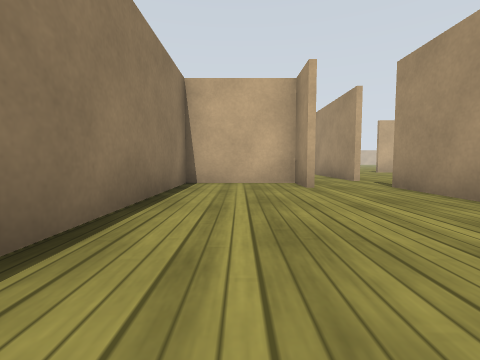
[1] (above)

18 first-person views from a walk through a world built for the Gazebo simulator. The camera is 0.5 m above the floor, tilts 4° down and sees 85° across. The lines on the ground mark 1 m squares. The floor is counted in squares, 1 m on a side. Each view is taken from the middle of a square. On the plan, view 1 faces up. The plan holds only what a view shows up to about 9 squares ahead; the rest is blank. The place goes on beyond the plan. Gazebo's built-in surfaces are drawn with simple patterns. Simple shapes stand in for some stock models.

[2]
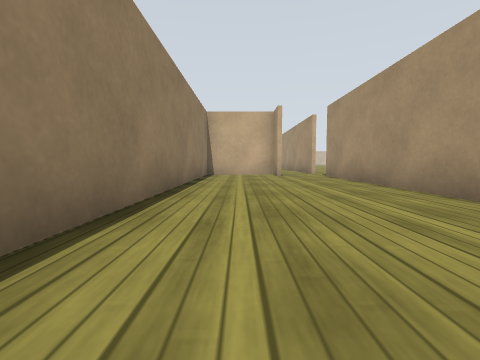

[3]
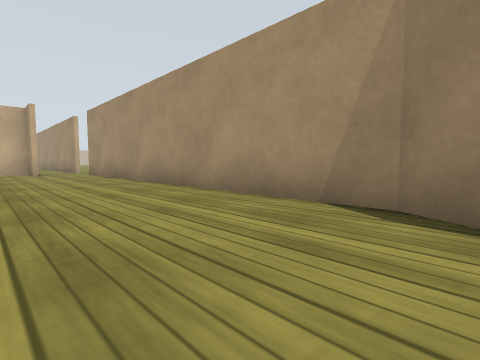

[4]
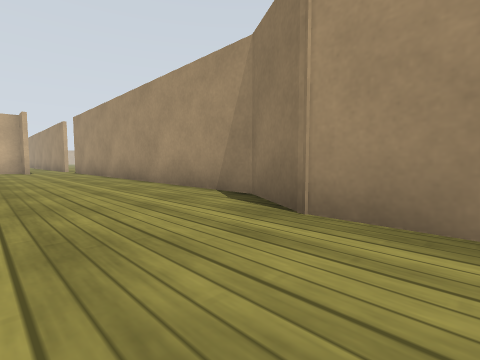

[5]
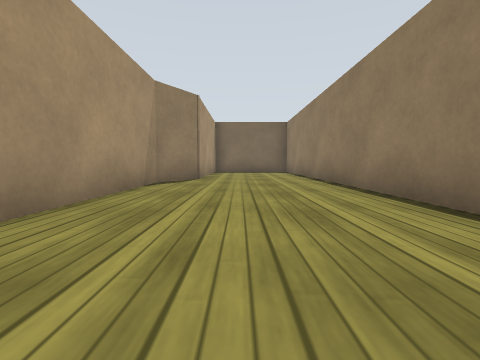

[6]
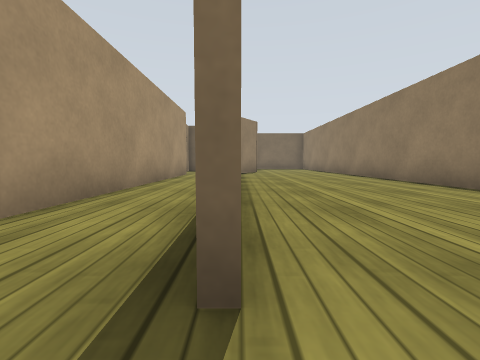

[7]
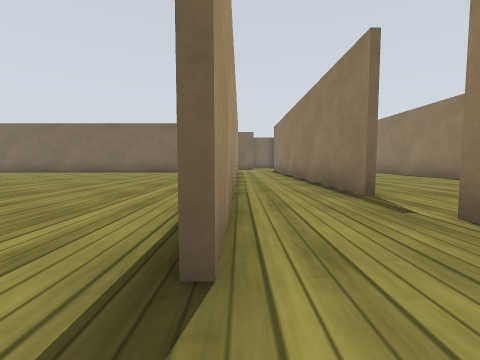

[8]
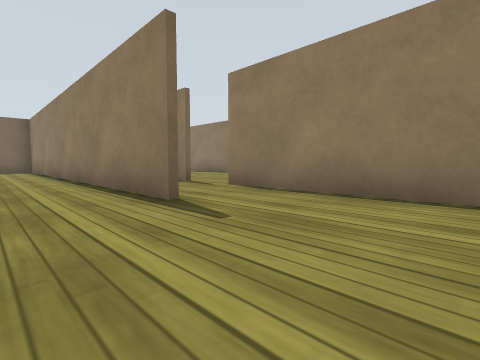

[9]
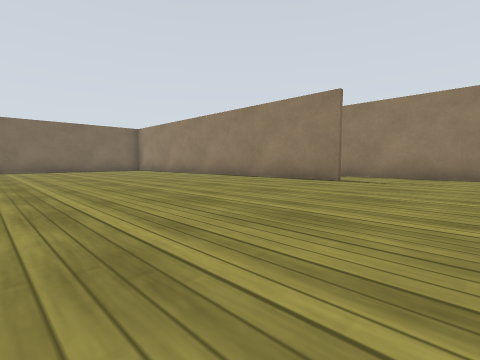

[10]
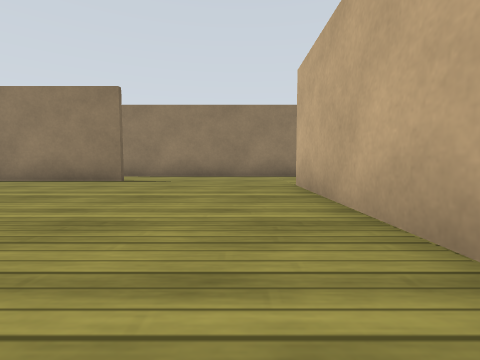

[11]
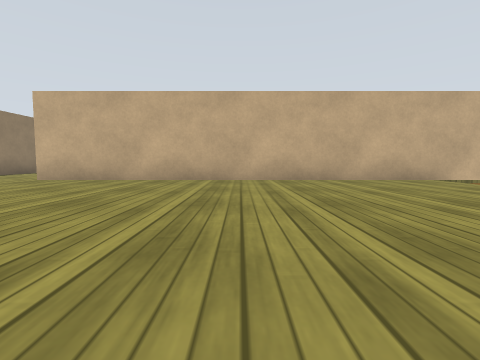

[12]
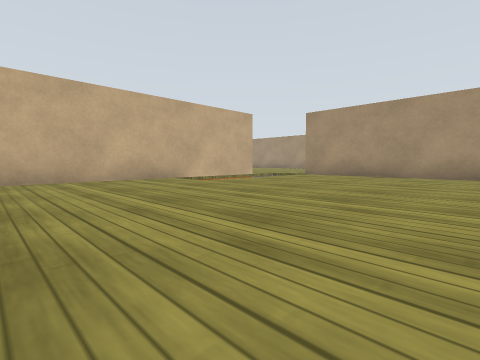

[13]
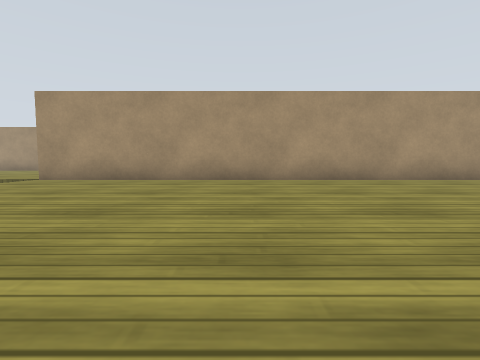

[14]
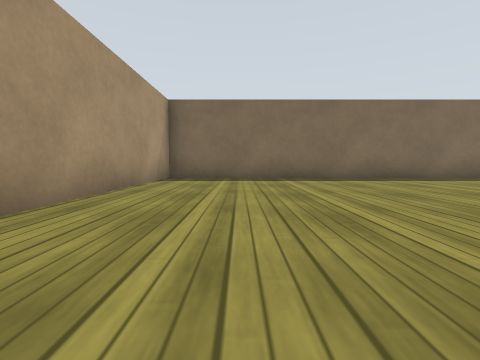

[15]
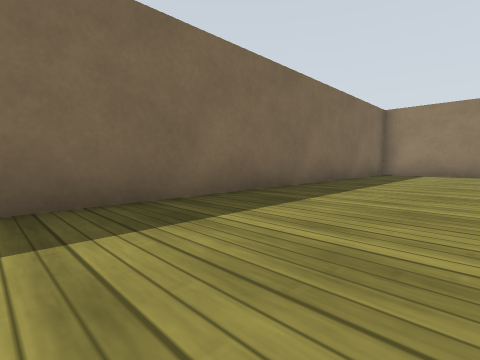

[16]
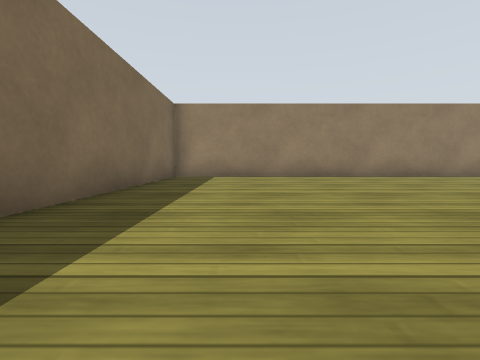

[17]
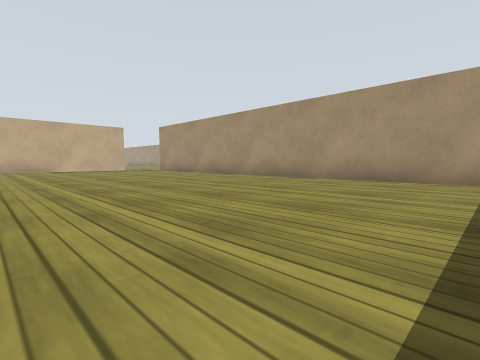

[18]
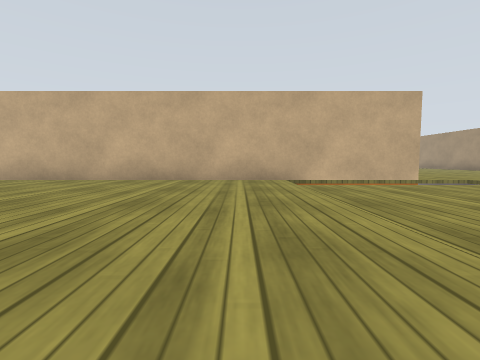

### Floor plan
Points are (right, up) in squares from view 1. A wall is a line through its corners. A room is listed if a view was taken in it or the views show most of it. See-through windows are left out.
Room 1 (views 1, 2, 3, 4, 5)
walls: (1.3, 5) (1.3, 6.1) (-1.3, 6.1) (-1.3, -8.1); (2.2, -8.1) (2.2, -6.7) (3, -5.3) (3, 5.2)
ways out: opening at (3, 6) to room 2; opening at (2, 7)
Room 2 (view 6)
walls: (21, 12.2) (19.5, 12.2); (3.1, 13) (3.1, 11.5); (3.1, 7.6) (3.1, 6.6); (3.1, 5.2) (3.1, -0.1); (5.1, -3.1) (5.1, 8)
ways out: opening at (3, 6) to room 1; opening at (4, 7) to room 3; opening at (5, 12) to room 3; opening at (20.5, 11) to room 3
Room 3 (views 7, 8, 9, 10, 11, 12, 13, 14, 15, 16, 17, 18)
walls: (5.3, 8) (5.3, -4.2) (22.2, -4.2) (22.2, 10.6); (19.5, 12.2) (6.4, 12.2); (3.1, 11.5) (3.1, 7.6)
ways out: opening at (4, 7) to room 2; opening at (5, 12) to room 2; opening at (20.5, 11) to room 2

Where each view was taken, in squares from view 1:
view 1: 0 up, 0 right, facing up
view 2: 4 down, 0 right, facing up
view 3: 6 down, 0 right, facing up-right
view 4: 8 down, 0 right, facing up-right
view 5: 1 up, 1 right, facing down
view 6: 6 up, 3 right, facing down
view 7: 9 up, 5 right, facing down
view 8: 11 up, 7 right, facing down-left
view 9: 11 up, 12 right, facing down-left
view 10: 11 up, 12 right, facing left
view 11: 5 up, 12 right, facing up
view 12: 5 up, 13 right, facing up-right
view 13: 5 up, 15 right, facing right
view 14: 4 up, 20 right, facing down
view 15: 1 down, 16 right, facing down-left
view 16: 2 down, 14 right, facing left
view 17: 3 down, 15 right, facing up-right
view 18: 5 up, 16 right, facing up
